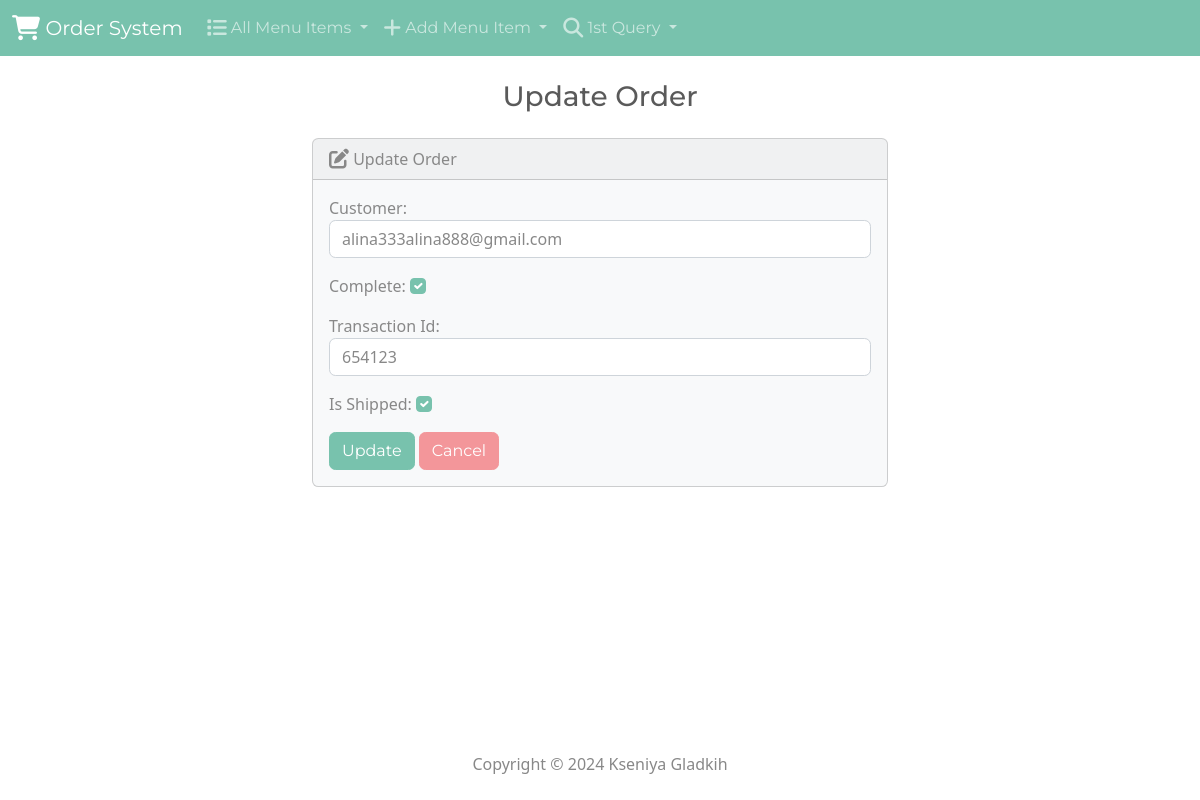
Page /order-edit/5/ on the committed database.
### customer/models.py (models this page shows, shortened)
class Order(models.Model):
    customer = models.ForeignKey('Customer', on_delete=models.SET_NULL, null=True, blank=True)
    date_ordered = models.DateTimeField(auto_now_add=True)
    complete = models.BooleanField(default=False)
    transaction_id = models.CharField(max_length=100, null=True)
    is_shipped = models.BooleanField(default=False)

### customer/views.py (the view)
# urls.py: path('order-edit/<int:id>/', views.edit_order, name="order-edit"),
def edit_order(request, id):
    if request.method == 'POST':
        order = Order.objects.get(pk=id)
        form = OrderForm(request.POST, instance=order)
        if form.is_valid():
            form.save()
            context = {
                'form': form,
                'success': True,
            }
            return render(request, 'customer/order/order_edit.html', context)
    else:
        order = Order.objects.get(pk=id)
        form = OrderForm(instance=order)
    return render(request, 'customer/order/order_edit.html', {'form': form})

### customer/forms.py
class OrderForm(forms.ModelForm):
    class Meta:
        model = Order
        fields = '__all__'
        labels = {
            'customer': 'Customer',
            'complete': 'Complete',
            'transaction_id': 'Transaction Id',
            'is_shipped': 'Is Shipped'
        }
        widgets = {
            'customer': forms.Select(attrs={'class': 'form-control'}),
            'complete': forms.CheckboxInput(attrs={'class': 'form-check-input'}),
            'transaction_id': forms.TextInput(attrs={'class': 'form-control'}),
            'is_shipped': forms.CheckboxInput(attrs={'class': 'form-check-input'})
        }

### customer/models.py (called while the page is built)
    def __str__(self):
        return self.email

### customer/templates/customer/order/order_edit.html (shortened to what this page needs)
{% extends 'customer/base.html' %}
{% block body %}
<h3 class="text-center m-4">Update Order</h3>
{% if success %}
    <div class="alert alert-success" role="alert">
        The new order updated successfully.
        <a href="{% url 'order' %}" class="alert-link">Go to Order Page.</a>
    </div>
{% else %}
    <div class="row justify-content-center">
        <div class="col-6">
            <div class="card bg-light mb-3">
                <div class="card-header">
                    <i class="fa-solid fa-pen-to-square fa-lg"></i> Update Order
                </div>
                <div class="card-body">
                    <form action="" method="POST">
                        {{ form.as_p }}
                        <button type="submit" class="btn btn-primary">Update</button>
                        <a href="{% url 'order' %}" class="btn btn-secondary">Cancel</a>
                    </form>
                </div>
            </div>
        </div>
    </div>
{% endif %}
{% endblock %}

### rows in the picture
Order: customer "alina333alina888@gmail.com", complete "☑", transaction_id "654123", is_shipped "☑"
